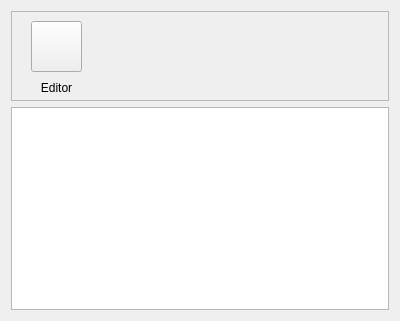
<?xml version="1.0" encoding="UTF-8"?>
<ui version="4.0">
 <class>keyboardOptions</class>
 <widget class="QWidget" name="keyboardOptions">
  <property name="geometry">
   <rect>
    <x>0</x>
    <y>0</y>
    <width>400</width>
    <height>321</height>
   </rect>
  </property>
  <property name="windowTitle">
   <string>Form</string>
  </property>
  <layout class="QGridLayout" name="gridLayout">
   <item row="1" column="0">
    <widget class="QFrame" name="toolBarFrame">
     <property name="minimumSize">
      <size>
       <width>0</width>
       <height>90</height>
      </size>
     </property>
     <property name="maximumSize">
      <size>
       <width>16777215</width>
       <height>90</height>
      </size>
     </property>
     <property name="frameShape">
      <enum>QFrame::StyledPanel</enum>
     </property>
     <property name="frameShadow">
      <enum>QFrame::Raised</enum>
     </property>
     <widget class="QPushButton" name="editorButton">
      <property name="geometry">
       <rect>
        <x>20</x>
        <y>10</y>
        <width>51</width>
        <height>51</height>
       </rect>
      </property>
      <property name="text">
       <string notr="true"/>
      </property>
      <property name="icon">
       <iconset resource="../res.qrc">
        <normaloff>:/res/images/packEditor.png</normaloff>:/res/images/packEditor.png</iconset>
      </property>
      <property name="iconSize">
       <size>
        <width>36</width>
        <height>36</height>
       </size>
      </property>
     </widget>
     <widget class="QLabel" name="editorLabel">
      <property name="geometry">
       <rect>
        <x>10</x>
        <y>66</y>
        <width>71</width>
        <height>21</height>
       </rect>
      </property>
      <property name="text">
       <string>Editor</string>
      </property>
      <property name="alignment">
       <set>Qt::AlignCenter</set>
      </property>
     </widget>
    </widget>
   </item>
   <item row="2" column="0">
    <widget class="QListWidget" name="packList"/>
   </item>
  </layout>
 </widget>
 <resources>
  <include location="../res.qrc"/>
 </resources>
 <connections/>
</ui>
